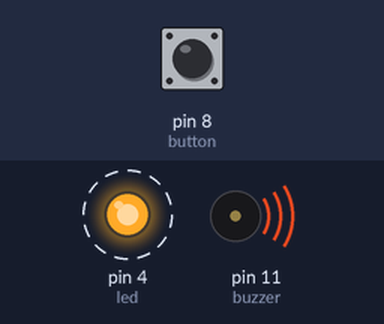
The sketch below on a simulated Arduino Uno, built with avr-gcc and run on an emulated ATmega328P. On the bench: output pins drawn as LEDs (lit = HIGH), buzzer (waves = sounding, pin HIGH). Dashed ring = blinking. The inputs (shaded band) are chosen by the test bench; at power-on: pin 8 (button) LOW.

Above: at 4.8 s.
4.9 s: pin 8 (button) pulled HIGH for 2.35 s
At 5.8 s:
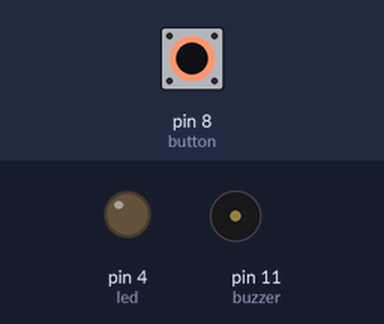
Timing chart, 0 to 7.9 s (numbered marks = the images above; inputs shaded):
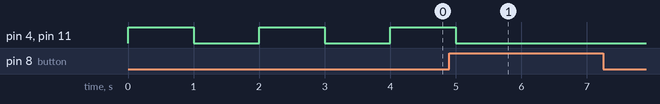

Measured:
- after the input at 4.9 s, pin 4 (led), pin 11 (buzzer): goes on until 5.0 s, then stays LOW
- by itself, pin 4 (led), pin 11 (buzzer): alternates HIGH for 1.0 s and LOW for 1.0 s

The sketch:

buzzer_led_button.ino
```cpp
int button = 8;
int buzzer = 11;
int led = 4;

bool systemActive = true;
bool lastButtonState = LOW;

void setup() {
    pinMode(button, INPUT);
    pinMode(buzzer, OUTPUT);
    pinMode(led, OUTPUT);

    digitalWrite(buzzer, LOW);
    digitalWrite(led, LOW);
}

void loop() {
    bool currentButtonState = digitalRead(button);

    // Detect a rising edge to toggle system state
    if (currentButtonState == HIGH && lastButtonState == LOW) {
        delay(50); // Debounce
        if (digitalRead(button) == HIGH) {
            systemActive = !systemActive; // Toggle system ON/OFF
        }
    }

    lastButtonState = currentButtonState;

    if (systemActive) {
        // Blink LED and Buzzer ON and OFF
        digitalWrite(led, HIGH);
        digitalWrite(buzzer, HIGH);
        delay(1000);
        digitalWrite(led, LOW);
        digitalWrite(buzzer, LOW);
        delay(1000);
    } else {
        // Ensure both are OFF when system is deactivated
        digitalWrite(led, LOW);
        digitalWrite(buzzer, LOW);
    }
}
```
